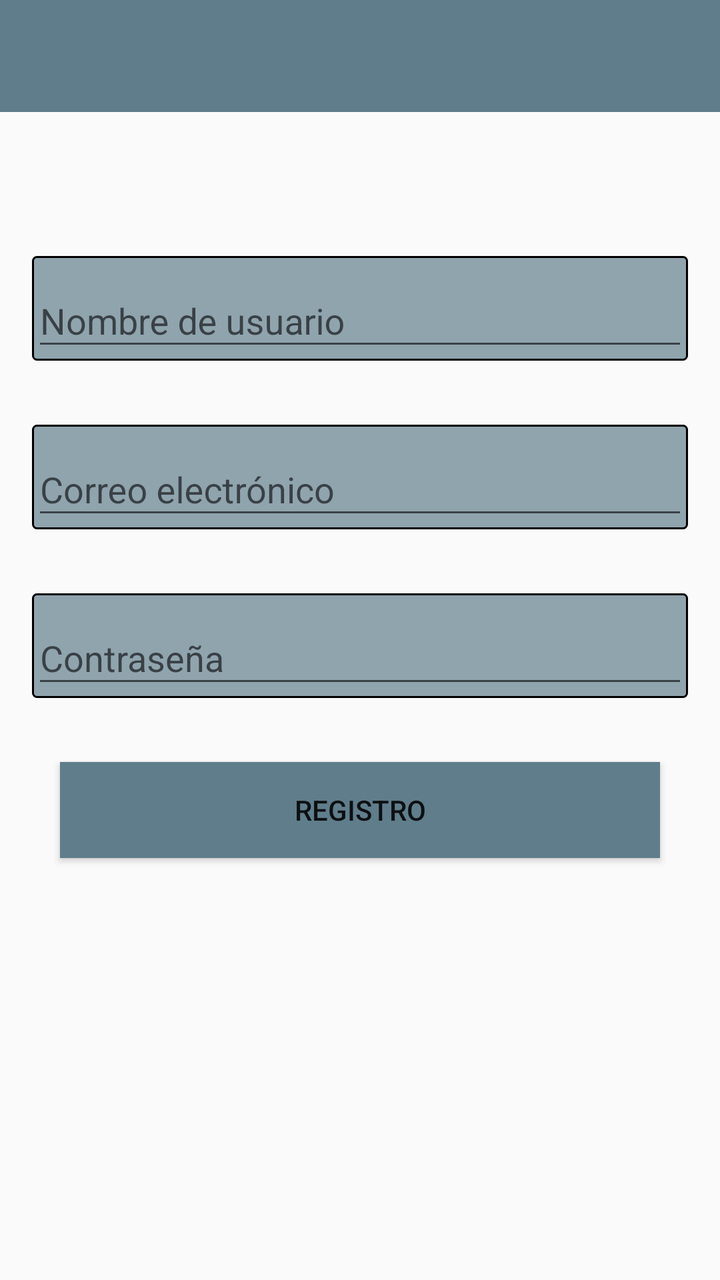
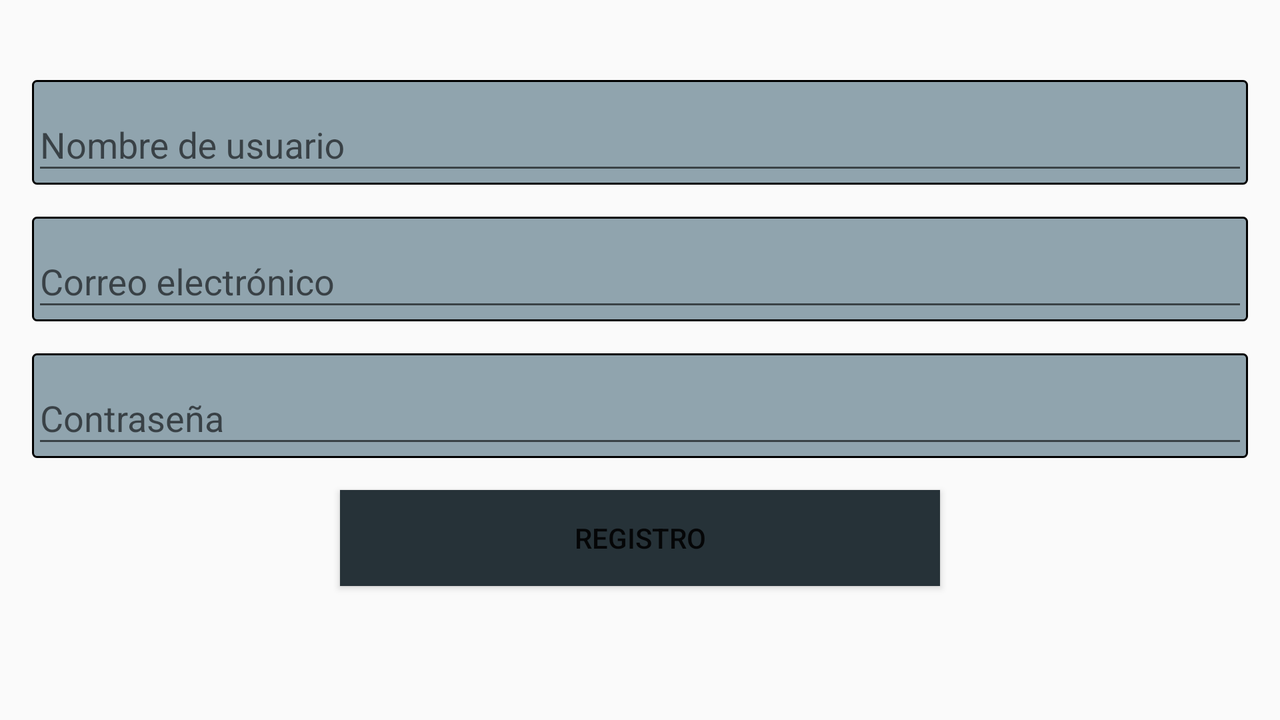

First picture: res/layout/ on a phone held upright. Second picture: the repository's own variant of that layout, on a device whose configuration matches the variant's folder. Source for both follows.
<!-- AndroidManifest.xml: application theme AppTheme -->
<!-- res/layout/activity_signup.xml -->
<?xml version="1.0" encoding="utf-8"?>
<LinearLayout xmlns:android="http://schemas.android.com/apk/res/android"
    xmlns:app="http://schemas.android.com/apk/res-auto"
    xmlns:tools="http://schemas.android.com/tools"
    android:id="@android:id/content"
    android:layout_width="match_parent"
    android:layout_height="match_parent"
    android:orientation="vertical"
    tools:context=".mvvm.signup.SignupActivity"
    >

    <android.support.v7.widget.Toolbar
        android:id="@+id/toolbar"
        android:layout_width="match_parent"
        android:layout_height="wrap_content"
        android:background="?attr/colorPrimary"
        android:minHeight="?attr/actionBarSize"
        android:theme="?attr/actionBarTheme"
        app:titleTextColor="@android:color/white"
        />

    <android.support.constraint.ConstraintLayout
        android:layout_width="match_parent"
        android:layout_height="match_parent"
        >

        <android.support.design.widget.TextInputLayout
            android:id="@+id/tilName"
            android:layout_width="0dp"
            android:layout_height="wrap_content"
            android:layout_marginEnd="16dp"
            android:layout_marginStart="16dp"
            android:layout_marginTop="72dp"
            android:background="@drawable/shape_edt"
            app:layout_constraintEnd_toEndOf="parent"
            app:layout_constraintStart_toStartOf="parent"
            app:layout_constraintTop_toTopOf="parent"
            >

            <android.support.design.widget.TextInputEditText
                android:layout_width="match_parent"
                android:layout_height="wrap_content"
                android:hint="@string/tilUsernameHint"
                android:inputType="text"
                />

        </android.support.design.widget.TextInputLayout>

        <android.support.design.widget.TextInputLayout
            android:id="@+id/tilEmail"
            android:layout_width="0dp"
            android:layout_height="wrap_content"
            android:layout_marginEnd="16dp"
            android:layout_marginStart="16dp"
            android:layout_marginTop="32dp"
            android:background="@drawable/shape_edt"
            app:layout_constraintEnd_toEndOf="parent"
            app:layout_constraintStart_toStartOf="parent"
            app:layout_constraintTop_toBottomOf="@+id/tilName"
            >

            <android.support.design.widget.TextInputEditText
                android:layout_width="match_parent"
                android:layout_height="wrap_content"
                android:hint="@string/tilEmailHint"
                android:inputType="textEmailAddress"
                />

        </android.support.design.widget.TextInputLayout>

        <android.support.design.widget.TextInputLayout
            android:id="@+id/tilPassword"
            android:layout_width="0dp"
            android:layout_height="wrap_content"
            android:layout_marginEnd="16dp"
            android:layout_marginStart="16dp"
            android:layout_marginTop="32dp"
            android:background="@drawable/shape_edt"
            app:layout_constraintEnd_toEndOf="parent"
            app:layout_constraintStart_toStartOf="parent"
            app:layout_constraintTop_toBottomOf="@+id/tilEmail"
            >

            <android.support.design.widget.TextInputEditText
                android:layout_width="match_parent"
                android:layout_height="wrap_content"
                android:hint="@string/tilPasswordHint"
                android:inputType="textPassword"
                />

        </android.support.design.widget.TextInputLayout>

        <Button
            android:id="@+id/btnSignUp"
            android:layout_width="300dp"
            android:layout_height="wrap_content"
            android:layout_marginEnd="8dp"
            android:layout_marginStart="8dp"
            android:layout_marginTop="32dp"
            android:layout_weight="1"
            android:background="@color/colorPrimary"
            android:text="@string/btnSignUp"
            app:layout_constraintEnd_toEndOf="parent"
            app:layout_constraintStart_toStartOf="parent"
            app:layout_constraintTop_toBottomOf="@+id/tilPassword"
            />

    </android.support.constraint.ConstraintLayout>

</LinearLayout>
<!-- resources referenced by this layout -->
<resources>
  <color name="colorPrimary">#607D8B</color>
  <!-- drawable shape_edt (drawable) -->
  <?xml version="1.0" encoding="utf-8"?>
  <shape
      xmlns:android="http://schemas.android.com/apk/res/android"
      android:shape="rectangle"
      >
      <solid android:color="@color/colorPrimaryLight" />
      <corners android:radius="2dp" />
      <stroke
          android:width="1dp"
          android:color="@android:color/black"/>
  
  </shape>
  <string name="btnSignUp">Registro</string>
  <string name="tilEmailHint">Correo electrónico</string>
  <string name="tilPasswordHint">Contraseña</string>
  <string name="tilUsernameHint">Nombre de usuario</string>
  <style name="AppTheme" parent="Theme.AppCompat.Light.NoActionBar">
          <item name="colorPrimary">@color/colorPrimary</item>
          <item name="colorPrimaryDark">@color/colorPrimaryDark</item>
          <item name="colorAccent">@color/colorAccent</item>
      </style>
  <color name="colorPrimaryLight">#90a4ae</color>
  <color name="colorPrimaryDark">#37474f</color>
  <color name="colorAccent">#fdd835</color>
</resources>
<!-- res/layout-land/activity_signup.xml (the repository's variant of the layout above) -->
<!-- drawn on the phone turned sideways -->
<?xml version="1.0" encoding="utf-8"?>
<android.support.constraint.ConstraintLayout xmlns:android="http://schemas.android.com/apk/res/android"
    xmlns:app="http://schemas.android.com/apk/res-auto"
    xmlns:tools="http://schemas.android.com/tools"
    android:layout_width="match_parent"
    android:layout_height="match_parent"
    tools:context=".mvvm.signup.SignupActivity"
    >

    <TextView
        android:id="@+id/txvTitle"
        android:layout_width="wrap_content"
        android:layout_height="wrap_content"
        android:layout_marginBottom="32dp"
        android:layout_marginTop="32dp"
        android:text="@string/signup"
        android:textAppearance="@style/Custom.Title"
        app:layout_constraintBottom_toTopOf="@+id/tilName"
        app:layout_constraintEnd_toEndOf="parent"
        app:layout_constraintStart_toStartOf="parent"
        app:layout_constraintTop_toTopOf="parent"
        />

    <android.support.design.widget.TextInputLayout
        android:id="@+id/tilName"
        android:layout_width="0dp"
        android:layout_height="wrap_content"
        android:layout_marginEnd="16dp"
        android:layout_marginStart="16dp"
        android:layout_marginTop="40dp"
        android:background="@drawable/shape_edt"
        app:layout_constraintEnd_toEndOf="parent"
        app:layout_constraintStart_toStartOf="parent"
        app:layout_constraintTop_toTopOf="parent">

        <android.support.design.widget.TextInputEditText
            android:layout_width="match_parent"
            android:layout_height="wrap_content"
            android:hint="@string/tilUsernameHint"
            android:inputType="text" />

    </android.support.design.widget.TextInputLayout>

    <android.support.design.widget.TextInputLayout
        android:id="@+id/tilEmail"
        android:layout_width="0dp"
        android:layout_height="wrap_content"
        android:layout_marginEnd="16dp"
        android:layout_marginStart="16dp"
        android:layout_marginTop="16dp"
        android:background="@drawable/shape_edt"
        app:layout_constraintEnd_toEndOf="parent"
        app:layout_constraintStart_toStartOf="parent"
        app:layout_constraintTop_toBottomOf="@+id/tilName"
        >

        <android.support.design.widget.TextInputEditText
            android:layout_width="match_parent"
            android:layout_height="wrap_content"
            android:hint="@string/tilEmailHint"
            android:inputType="text" />

    </android.support.design.widget.TextInputLayout>

    <android.support.design.widget.TextInputLayout
        android:id="@+id/tilPassword"
        android:layout_width="0dp"
        android:layout_height="wrap_content"
        android:layout_marginEnd="16dp"
        android:layout_marginStart="16dp"
        android:layout_marginTop="16dp"
        android:background="@drawable/shape_edt"
        app:layout_constraintEnd_toEndOf="parent"
        app:layout_constraintStart_toStartOf="parent"
        app:layout_constraintTop_toBottomOf="@+id/tilEmail">

        <android.support.design.widget.TextInputEditText
            android:layout_width="match_parent"
            android:layout_height="wrap_content"
            android:hint="@string/tilPasswordHint"
            android:inputType="textPassword" />

    </android.support.design.widget.TextInputLayout>

    <Button
        android:id="@+id/btnSignUp"
        android:layout_width="300dp"
        android:layout_height="wrap_content"
        android:layout_marginEnd="8dp"
        android:layout_marginStart="8dp"
        android:layout_marginTop="16dp"
        android:layout_weight="1"
        android:background="@color/colorSecondaryDark"
        android:text="@string/btnSignUp"
        app:layout_constraintEnd_toEndOf="parent"
        app:layout_constraintStart_toStartOf="parent"
        app:layout_constraintTop_toBottomOf="@+id/tilPassword" />

</android.support.constraint.ConstraintLayout>
<!-- resources referenced by the variant -->
<!-- as the phone turned sideways resolves them -->
<resources>
  <color name="colorSecondaryDark">#263238</color>
  <!-- drawable shape_edt (drawable) -->
  <?xml version="1.0" encoding="utf-8"?>
  <shape
      xmlns:android="http://schemas.android.com/apk/res/android"
      android:shape="rectangle"
      >
      <solid android:color="@color/colorPrimaryLight" />
      <corners android:radius="2dp" />
      <stroke
          android:width="1dp"
          android:color="@android:color/black"/>
  
  </shape>
  <string name="btnSignUp">Registro</string>
  <string name="signup">Registro</string>
  <string name="tilEmailHint">Correo electrónico</string>
  <string name="tilPasswordHint">Contraseña</string>
  <string name="tilUsernameHint">Nombre de usuario</string>
  <style name="Custom.Title" parent="AppTheme">
          <item name="android:textAppearance">@style/Base.TextAppearance.AppCompat.Medium</item>
          <item name="android:textSize">@dimen/textTitle</item>
      </style>
  <style name="AppTheme" parent="Theme.AppCompat.Light.NoActionBar">
          <item name="colorPrimary">@color/colorPrimary</item>
          <item name="colorPrimaryDark">@color/colorPrimaryDark</item>
          <item name="colorAccent">@color/colorAccent</item>
      </style>
  <color name="colorPrimaryLight">#90a4ae</color>
  <dimen name="textTitle">20sp</dimen>
  <color name="colorPrimary">#607D8B</color>
  <color name="colorPrimaryDark">#37474f</color>
  <color name="colorAccent">#fdd835</color>
</resources>
